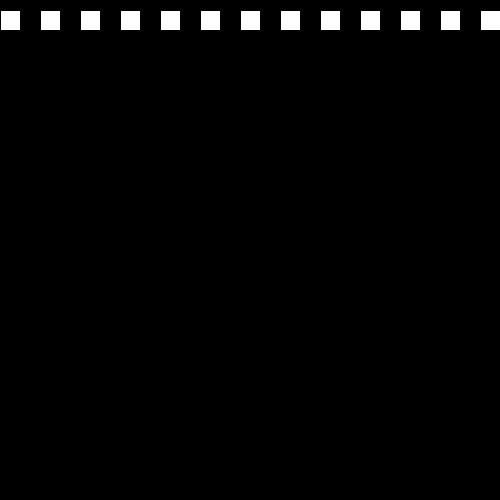
Frame 1 (no input)
Frame 60 (the mouse pressed at the canvas centre just before this capture): identical to frame 1, image omitted
Frame 120 (the mouse held since frame 60 and released just before this capture): identical to frame 1, image omitted

The Processing sketch that drew this single still picture (run headless with seeded random() and noise(); from frame 60 on, the mouse is pressed at the canvas centre):

// Processing sketch: sjones_PP4_1b
// ── sjones_PP4_1b.pde

void setup (){
  size(500,500);

}

void draw (){
  background(0);
 

 for(int x =0; x < height; x+=40){
   
   rect(x,10,20,20);
 }

}
